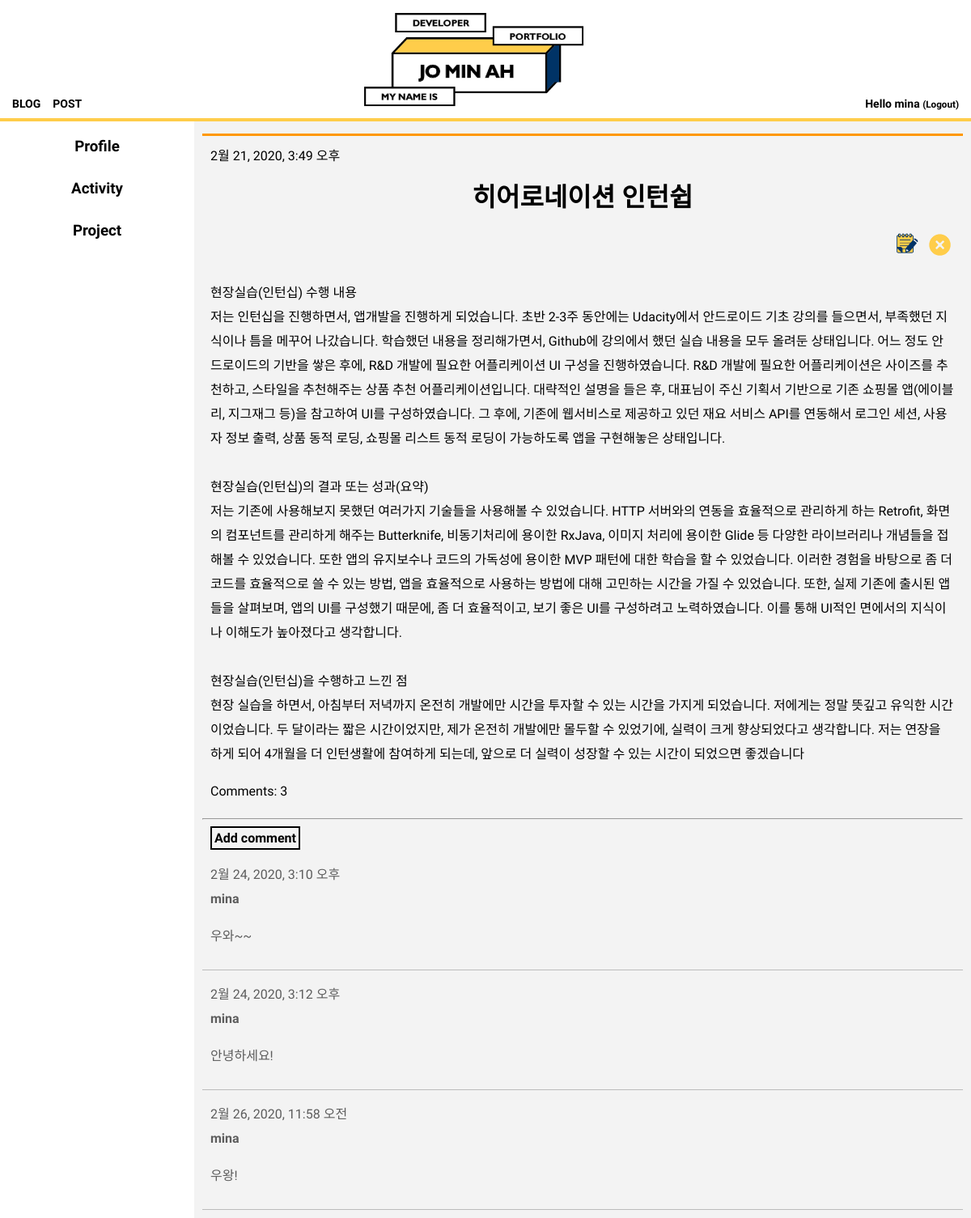
The app's page /menu/4/ (signed in), older data.
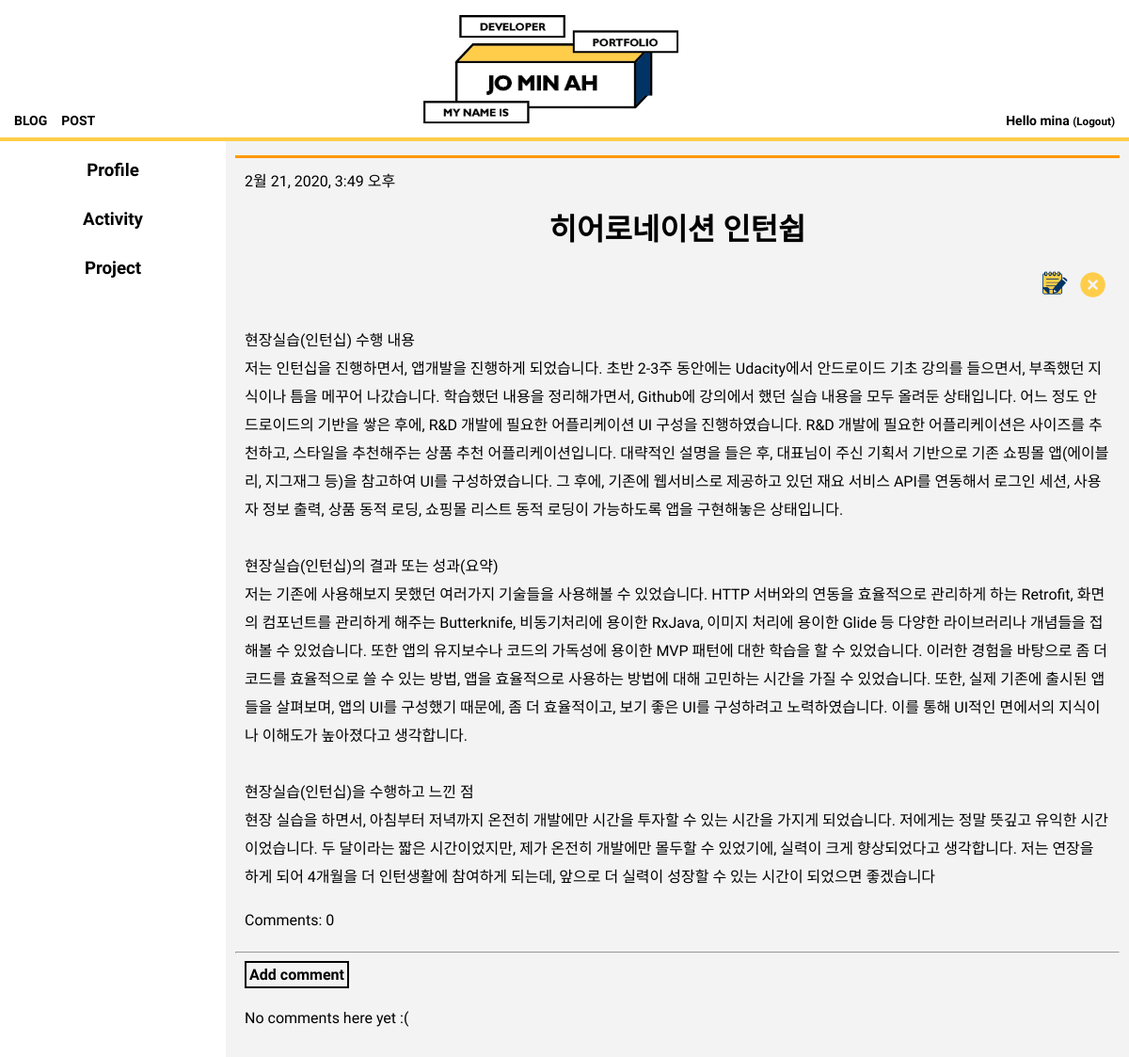
The same page, newer data.
### blog/models.py (models this page shows, shortened)
class Post(models.Model):
    author = models.ForeignKey(settings.AUTH_USER_MODEL, on_delete=models.CASCADE)
    menu=models.ForeignKey('blog.Menu',on_delete=models.CASCADE,related_name='posts')
    parent_title_choices=(('Profile','Profile'),('Activity','Activity'),('Project','Project'))
    parent_title=models.CharField(max_length=30,choices=parent_title_choices,default='Profile')
    index_title_choices=(('Profile',(('Skill','Skill'),)),('Activity',(('UCI Undergraduate Researcher','UCI Undergraduate Researcher'),('Coding HelpDesk','Coding HelpDesk'),('Heronation InternShip','Heronation InternShip'))),('Project',(('Face Recogntion','Face Recognition'),('Mu:Ping App','Mu:Ping App'),('Ang-Bob App','Ang-Bob App'),('Flex-Bison Interpreter','Flex-Bison Interpreter'),('Z-shop App','Z-shop App'),)))
    index_title=models.CharField(max_length=30,choices=index_title_choices,default='Skill')
    title = models.CharField(max_length=200)
    period=models.CharField(max_length=50)
    text = models.TextField()
    created_date = models.DateTimeField(
            default=timezone.now)
    published_date = models.DateTimeField(
            blank=True, null=True)
    def approved_comments(self):
        return self.comments.filter(approved_comment=True)

class Comment(models.Model):
    post=models.ForeignKey('blog.Post',on_delete=models.CASCADE,related_name='comments') # related_name은 post 모델에서 댓글에 접근할 수 있게 함. ex> post.comments.all()
    author=models.CharField(max_length=200)
    text=models.TextField()
    created_date=models.DateTimeField(default=timezone.now)
    approved_comment=models.BooleanField(default=False)
    orderno=models.IntegerField(default=0)
    depth=models.IntegerField(default=0) #일반 댓글 1 대댓글 2

### blog/views.py (the view)
# urls.py: path('menu/<int:pk>/',views.menu_detail,name='menu_detail'),
def menu_detail(request,pk):
    menu=get_object_or_404(Menu,pk=pk)
    post = get_object_or_404(Post, pk=pk)
    profile=Menu.objects.filter(parent_title__contains="Profile")
    activity=Menu.objects.filter(parent_title__contains="Activity")
    project=Menu.objects.filter(parent_title__contains="Project")
    return render(request,'blog/menu_detail.html',{'menu':menu,'post': post,'profile':profile,"activity":activity,"project":project})

### blog/template/blog/menu_detail.html (shortened to what this page needs)
{% extends 'blog/base.html' %}
{% load static %}
{% block content %}
{% for post in menu.posts.all %}
<div style="border-top:3px solid #FF9800; margin-top:5px">
  <div class="post" style="padding:10px;">
    {% if post.published_date %}
    <div class="date">
      {{ post.published_date }}
    </div>
    {% endif %}
    <h1>{{ post.title }}</h1>
    {% if user.is_authenticated %}
    <div align="right">
      <a class="btn btn-default" href="{% url 'post_edit' pk=post.pk %}"><img src="{% static 'img/edit_1.png' %}" style="width:40px;"></a>
      <a class="btn btn-default" href="{% url 'post_remove' pk=post.pk %}"><img src="{% static 'img/delete.png' %}" style="width:37px;"></a>
    </div>
    {% endif %}
    <p>{{ post.text|linebreaksbr }}</p>
    <a href="{% url 'post_detail' pk=post.pk %}" style=" font-family: 'Tomorrow', sans-serif;">Comments: {{ post.approved_comments.count }}</a>
  </div>
  <hr>
    <a class='btn btn-default' href="{% url 'add_comment_to_post' pk=post.pk %}" style=" font-family: 'Tomorrow', sans-serif; border:2px solid black; padding:3px; font-weight:bold; margin-left:10px;">Add comment</a>
    {% for comment in post.comments.all %}
    {% if user.is_authenticated or comment.approved_comment %}
    <div class="comment" style="font-family: 'Tomorrow', sans-serif; border-bottom:1px solid #bcbcbc; margin-top:5px; padding:10px; color:#5d5d5d;">
      <div class="date">
        {{ comment.created_date }}
      </div>
      <strong>{{ comment.author }}</strong>
      <div>{{ comment.text|linebreaks }}</div>
    </div>
  {% endif %}
  {% empty %}
  <p style=" font-family: 'Tomorrow', sans-serif; margin-left:10px;">No comments here yet :(</p>
  {% endfor %}
</div>
{% endfor %}
{% endblock %}

### blog/template/blog/base.html (shortened to what this page needs)
{% load static %}
<!doctype html>
<html>
<head>
  <link rel="stylesheet" type="text/css" href="{% static 'css/style.css' %}">
</head>
<body>
  <div class="top" align=center>
    <a href="{% url 'post_list' %}"><img src="{% static 'img/logo.png' %}" style="border-bottom:10px;"></a>
    <a href="{% url 'post_list' %}" class="top-menu">
      <div>BLOG</div></a>
    {% if user.is_authenticated %}
    <a href="{% url 'post_new' %}" class="top-menu">
      <div>POST</div></a>
      {% endif %}
      {% if user.is_authenticated %}
      <div class="right-menu1">Hello {{ user.username }} <small>(<a href="{% url 'logout' %}" class='logout'>Logout</a>)</small></div>
      {% else %}
      <a href="{% url 'login' %}" class="right-menu">
        <div>LOGIN</div>
      </a>
      {% endif %}
  </div>
  <div id="grid">
    <div>
    <ul class="accordion">
      <li class="item">
        <h3 class="accordionTitle"> Profile</h3>
      </li>
      <li class="item">
        <h3 class="accordionTitle"> Activity</h3>
      </li>
      <li class="item">
        <h3 class="accordionTitle"> Project</h3>
      </li>
    </ul>
  </div>
    <div id="article">
      {% block content %}
      {% endblock %}
    </div>
  </div>
</body>
</html>

### blog/static/css/style.css (style rules this page uses)
body { margin: 0 }
a { color: black; text-decoration: none; }
h1 { text-align: center; }
img { width: 300px; height: auto; }
.top { border-bottom: 4px #FFCD4A solid; }
.top-menu { font-family: 'Tomorrow', sans-serif; font-size:14px; margin-top: 120px; margin-left: 15px; float:left; font-weight: bold; }
.right-menu1 { font-family: 'Tomorrow', sans-serif; font-size:14px; margin-top: 120px; margin-right: 15px; font-weight: bold; float:right; }
#grid .accordion { font-family: 'Tomorrow', sans-serif; font-weight: bold; text-align: center; width: 240px; padding-inline-start: 0px; margin: 0; list-style: none; }
#grid ul { font-family: 'Tomorrow', sans-serif; list-style: none; padding-inline-start: 0px; }
.accordionTitle { padding-top: 10px; padding-bottom: 10px; margin-top: 10px; margin-bottom: 10px; }
h3 { margin: 0px; padding-top: 20px; padding-bottom: 10px; }
#grid { display: grid; grid-template-columns: 240px 1fr; background-color: white; }
#article { padding: 10px; font-family: 'Tomorrow', sans-serif; background-color: #f3f3f3; line-height: 30px; }

Row changes from the older to the newer data that the page shows:
removed Comment: created_date "2월 24, 2020, 3:10 오후", author "mina", text "우와~~"
removed Comment: created_date "2월 24, 2020, 3:12 오후", author "mina", text "안녕하세요!"
removed Comment: created_date "2월 26, 2020, 11:58 오전", author "mina", text "우왕!"
shown differently, row unchanged: Post "히어로네이션 인턴쉽": approved_comments.count "3" → "0"; now shows "No comments here yet :("
